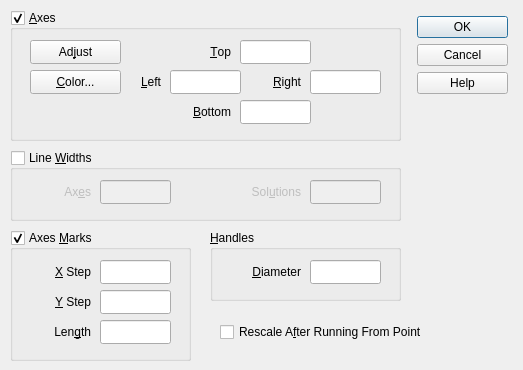
<?xml version="1.0" encoding="UTF-8"?>
<ui version="4.0">
 <class>DrawerSettings</class>
 <widget class="QDialog" name="DrawerSettings">
  <property name="windowModality">
   <enum>Qt::WindowModal</enum>
  </property>
  <property name="geometry">
   <rect>
    <x>0</x>
    <y>0</y>
    <width>523</width>
    <height>370</height>
   </rect>
  </property>
  <property name="sizePolicy">
   <sizepolicy hsizetype="Fixed" vsizetype="Fixed">
    <horstretch>0</horstretch>
    <verstretch>0</verstretch>
   </sizepolicy>
  </property>
  <property name="minimumSize">
   <size>
    <width>523</width>
    <height>370</height>
   </size>
  </property>
  <property name="maximumSize">
   <size>
    <width>523</width>
    <height>370</height>
   </size>
  </property>
  <property name="windowTitle">
   <string>2D Drawer Settings</string>
  </property>
  <property name="windowIcon">
   <iconset resource="runge.qrc">
    <normaloff>:/Runge/Resources/16x16/wrench.png</normaloff>:/Runge/Resources/16x16/wrench.png</iconset>
  </property>
  <property name="toolTip">
   <string/>
  </property>
  <widget class="QGroupBox" name="groupBoxAxesMarks">
   <property name="geometry">
    <rect>
     <x>10</x>
     <y>230</y>
     <width>181</width>
     <height>131</height>
    </rect>
   </property>
   <property name="sizePolicy">
    <sizepolicy hsizetype="Preferred" vsizetype="Preferred">
     <horstretch>0</horstretch>
     <verstretch>0</verstretch>
    </sizepolicy>
   </property>
   <property name="toolTip">
    <string>Show axes marks</string>
   </property>
   <property name="title">
    <string>Axes &amp;Marks</string>
   </property>
   <property name="flat">
    <bool>false</bool>
   </property>
   <property name="checkable">
    <bool>true</bool>
   </property>
   <property name="checked">
    <bool>true</bool>
   </property>
   <widget class="QLabel" name="label_5">
    <property name="geometry">
     <rect>
      <x>10</x>
      <y>30</y>
      <width>71</width>
      <height>24</height>
     </rect>
    </property>
    <property name="text">
     <string>&amp;X Step</string>
    </property>
    <property name="alignment">
     <set>Qt::AlignRight|Qt::AlignTrailing|Qt::AlignVCenter</set>
    </property>
    <property name="buddy">
     <cstring>lineEditStepX</cstring>
    </property>
   </widget>
   <widget class="QLineEdit" name="lineEditStepX">
    <property name="geometry">
     <rect>
      <x>90</x>
      <y>30</y>
      <width>71</width>
      <height>24</height>
     </rect>
    </property>
    <property name="toolTip">
     <string>Distance between X axis marks</string>
    </property>
   </widget>
   <widget class="QLabel" name="label_6">
    <property name="geometry">
     <rect>
      <x>10</x>
      <y>60</y>
      <width>71</width>
      <height>24</height>
     </rect>
    </property>
    <property name="text">
     <string>&amp;Y Step</string>
    </property>
    <property name="alignment">
     <set>Qt::AlignRight|Qt::AlignTrailing|Qt::AlignVCenter</set>
    </property>
    <property name="buddy">
     <cstring>lineEditStepY</cstring>
    </property>
   </widget>
   <widget class="QLineEdit" name="lineEditStepY">
    <property name="geometry">
     <rect>
      <x>90</x>
      <y>60</y>
      <width>71</width>
      <height>24</height>
     </rect>
    </property>
    <property name="toolTip">
     <string>Distance between Y axis marks</string>
    </property>
   </widget>
   <widget class="QLineEdit" name="lineEditMarkLength">
    <property name="geometry">
     <rect>
      <x>90</x>
      <y>90</y>
      <width>71</width>
      <height>24</height>
     </rect>
    </property>
    <property name="toolTip">
     <string>Axes marks length on screen and images (in pixels)</string>
    </property>
   </widget>
   <widget class="QLabel" name="label_7">
    <property name="geometry">
     <rect>
      <x>10</x>
      <y>90</y>
      <width>71</width>
      <height>24</height>
     </rect>
    </property>
    <property name="text">
     <string>Len&amp;gth</string>
    </property>
    <property name="alignment">
     <set>Qt::AlignRight|Qt::AlignTrailing|Qt::AlignVCenter</set>
    </property>
    <property name="buddy">
     <cstring>lineEditMarkLength</cstring>
    </property>
   </widget>
  </widget>
  <widget class="QGroupBox" name="groupBoxAxes">
   <property name="geometry">
    <rect>
     <x>10</x>
     <y>10</y>
     <width>391</width>
     <height>131</height>
    </rect>
   </property>
   <property name="toolTip">
    <string>Show axes</string>
   </property>
   <property name="title">
    <string>&amp;Axes</string>
   </property>
   <property name="checkable">
    <bool>true</bool>
   </property>
   <property name="checked">
    <bool>true</bool>
   </property>
   <widget class="QLabel" name="label">
    <property name="geometry">
     <rect>
      <x>150</x>
      <y>30</y>
      <width>71</width>
      <height>24</height>
     </rect>
    </property>
    <property name="text">
     <string>&amp;Top</string>
    </property>
    <property name="alignment">
     <set>Qt::AlignRight|Qt::AlignTrailing|Qt::AlignVCenter</set>
    </property>
    <property name="buddy">
     <cstring>lineEditTopLength</cstring>
    </property>
   </widget>
   <widget class="QLineEdit" name="lineEditTopLength">
    <property name="geometry">
     <rect>
      <x>230</x>
      <y>30</y>
      <width>71</width>
      <height>24</height>
     </rect>
    </property>
    <property name="toolTip">
     <string>Top semi-axis length</string>
    </property>
   </widget>
   <widget class="QLineEdit" name="lineEditRightLength">
    <property name="geometry">
     <rect>
      <x>300</x>
      <y>60</y>
      <width>71</width>
      <height>24</height>
     </rect>
    </property>
    <property name="toolTip">
     <string>Right semi-axis length</string>
    </property>
   </widget>
   <widget class="QLabel" name="label_2">
    <property name="geometry">
     <rect>
      <x>230</x>
      <y>60</y>
      <width>61</width>
      <height>24</height>
     </rect>
    </property>
    <property name="text">
     <string>&amp;Right</string>
    </property>
    <property name="alignment">
     <set>Qt::AlignRight|Qt::AlignTrailing|Qt::AlignVCenter</set>
    </property>
    <property name="buddy">
     <cstring>lineEditRightLength</cstring>
    </property>
   </widget>
   <widget class="QLabel" name="label_3">
    <property name="geometry">
     <rect>
      <x>140</x>
      <y>90</y>
      <width>81</width>
      <height>24</height>
     </rect>
    </property>
    <property name="text">
     <string>&amp;Bottom</string>
    </property>
    <property name="alignment">
     <set>Qt::AlignRight|Qt::AlignTrailing|Qt::AlignVCenter</set>
    </property>
    <property name="buddy">
     <cstring>lineEditBottomLength</cstring>
    </property>
   </widget>
   <widget class="QLineEdit" name="lineEditBottomLength">
    <property name="geometry">
     <rect>
      <x>230</x>
      <y>90</y>
      <width>71</width>
      <height>24</height>
     </rect>
    </property>
    <property name="toolTip">
     <string>Bottom semi-axis length</string>
    </property>
   </widget>
   <widget class="QLabel" name="label_4">
    <property name="geometry">
     <rect>
      <x>110</x>
      <y>60</y>
      <width>41</width>
      <height>24</height>
     </rect>
    </property>
    <property name="text">
     <string>&amp;Left</string>
    </property>
    <property name="alignment">
     <set>Qt::AlignRight|Qt::AlignTrailing|Qt::AlignVCenter</set>
    </property>
    <property name="buddy">
     <cstring>lineEditLeftLength</cstring>
    </property>
   </widget>
   <widget class="QLineEdit" name="lineEditLeftLength">
    <property name="geometry">
     <rect>
      <x>160</x>
      <y>60</y>
      <width>71</width>
      <height>24</height>
     </rect>
    </property>
    <property name="toolTip">
     <string>Left semi-axis length</string>
    </property>
   </widget>
   <widget class="QPushButton" name="pushButtonAdjustLengths">
    <property name="geometry">
     <rect>
      <x>20</x>
      <y>30</y>
      <width>91</width>
      <height>24</height>
     </rect>
    </property>
    <property name="toolTip">
     <string>Reset all axes lengths to fit current graph</string>
    </property>
    <property name="text">
     <string>Ad&amp;just</string>
    </property>
   </widget>
   <widget class="QPushButton" name="pushButtonAxesColor">
    <property name="geometry">
     <rect>
      <x>20</x>
      <y>60</y>
      <width>91</width>
      <height>24</height>
     </rect>
    </property>
    <property name="toolTip">
     <string>Set axes color</string>
    </property>
    <property name="text">
     <string>&amp;Color...</string>
    </property>
   </widget>
  </widget>
  <widget class="QDialogButtonBox" name="buttonBox">
   <property name="geometry">
    <rect>
     <x>417</x>
     <y>16</y>
     <width>91</width>
     <height>101</height>
    </rect>
   </property>
   <property name="orientation">
    <enum>Qt::Vertical</enum>
   </property>
   <property name="standardButtons">
    <set>QDialogButtonBox::Cancel|QDialogButtonBox::Help|QDialogButtonBox::Ok</set>
   </property>
   <property name="centerButtons">
    <bool>false</bool>
   </property>
  </widget>
  <widget class="QCheckBox" name="checkBoxRescaleAfterRunningFromPoint">
   <property name="geometry">
    <rect>
     <x>220</x>
     <y>320</y>
     <width>291</width>
     <height>24</height>
    </rect>
   </property>
   <property name="toolTip">
    <string>Rescale to fit everything after each new soluttion added</string>
   </property>
   <property name="text">
    <string>Rescale A&amp;fter Running From Point</string>
   </property>
  </widget>
  <widget class="QGroupBox" name="groupBoxHandles">
   <property name="geometry">
    <rect>
     <x>210</x>
     <y>230</y>
     <width>191</width>
     <height>71</height>
    </rect>
   </property>
   <property name="title">
    <string>&amp;Handles</string>
   </property>
   <widget class="QLineEdit" name="lineEditHandleDiameter">
    <property name="geometry">
     <rect>
      <x>100</x>
      <y>30</y>
      <width>71</width>
      <height>24</height>
     </rect>
    </property>
    <property name="toolTip">
     <string>Solution handles diameter on screen and images (in pixels)</string>
    </property>
   </widget>
   <widget class="QLabel" name="label_10">
    <property name="geometry">
     <rect>
      <x>0</x>
      <y>30</y>
      <width>91</width>
      <height>24</height>
     </rect>
    </property>
    <property name="text">
     <string>&amp;Diameter</string>
    </property>
    <property name="alignment">
     <set>Qt::AlignRight|Qt::AlignTrailing|Qt::AlignVCenter</set>
    </property>
    <property name="buddy">
     <cstring>lineEditHandleDiameter</cstring>
    </property>
   </widget>
  </widget>
  <widget class="QGroupBox" name="groupBoxLineWidths">
   <property name="geometry">
    <rect>
     <x>10</x>
     <y>150</y>
     <width>391</width>
     <height>71</height>
    </rect>
   </property>
   <property name="toolTip">
    <string>Assign width to lines, 0 means no width at any scale</string>
   </property>
   <property name="title">
    <string>Line &amp;Widths</string>
   </property>
   <property name="checkable">
    <bool>true</bool>
   </property>
   <property name="checked">
    <bool>false</bool>
   </property>
   <widget class="QLineEdit" name="lineEditAxesWidth">
    <property name="geometry">
     <rect>
      <x>90</x>
      <y>30</y>
      <width>71</width>
      <height>24</height>
     </rect>
    </property>
    <property name="toolTip">
     <string>Axes width on screen and images (in coordinate units)</string>
    </property>
   </widget>
   <widget class="QLabel" name="label_8">
    <property name="geometry">
     <rect>
      <x>10</x>
      <y>30</y>
      <width>71</width>
      <height>24</height>
     </rect>
    </property>
    <property name="text">
     <string>Ax&amp;es</string>
    </property>
    <property name="alignment">
     <set>Qt::AlignRight|Qt::AlignTrailing|Qt::AlignVCenter</set>
    </property>
    <property name="buddy">
     <cstring>lineEditAxesWidth</cstring>
    </property>
   </widget>
   <widget class="QLabel" name="label_9">
    <property name="geometry">
     <rect>
      <x>190</x>
      <y>30</y>
      <width>101</width>
      <height>24</height>
     </rect>
    </property>
    <property name="text">
     <string>Sol&amp;utions</string>
    </property>
    <property name="alignment">
     <set>Qt::AlignRight|Qt::AlignTrailing|Qt::AlignVCenter</set>
    </property>
    <property name="buddy">
     <cstring>lineEditSolutionsWidth</cstring>
    </property>
   </widget>
   <widget class="QLineEdit" name="lineEditSolutionsWidth">
    <property name="geometry">
     <rect>
      <x>300</x>
      <y>30</y>
      <width>71</width>
      <height>24</height>
     </rect>
    </property>
    <property name="toolTip">
     <string>Solutions width on screen and images (in coordinate units)</string>
    </property>
   </widget>
  </widget>
 </widget>
 <layoutdefault spacing="6" margin="11"/>
 <tabstops>
  <tabstop>groupBoxAxes</tabstop>
  <tabstop>pushButtonAdjustLengths</tabstop>
  <tabstop>pushButtonAxesColor</tabstop>
  <tabstop>lineEditLeftLength</tabstop>
  <tabstop>lineEditTopLength</tabstop>
  <tabstop>lineEditBottomLength</tabstop>
  <tabstop>lineEditRightLength</tabstop>
  <tabstop>groupBoxLineWidths</tabstop>
  <tabstop>lineEditAxesWidth</tabstop>
  <tabstop>lineEditSolutionsWidth</tabstop>
  <tabstop>groupBoxAxesMarks</tabstop>
  <tabstop>lineEditStepX</tabstop>
  <tabstop>lineEditStepY</tabstop>
  <tabstop>lineEditMarkLength</tabstop>
  <tabstop>lineEditHandleDiameter</tabstop>
  <tabstop>checkBoxRescaleAfterRunningFromPoint</tabstop>
  <tabstop>buttonBox</tabstop>
 </tabstops>
 <resources>
  <include location="runge.qrc"/>
 </resources>
 <connections>
  <connection>
   <sender>buttonBox</sender>
   <signal>accepted()</signal>
   <receiver>DrawerSettings</receiver>
   <slot>accept()</slot>
   <hints>
    <hint type="sourcelabel">
     <x>471</x>
     <y>50</y>
    </hint>
    <hint type="destinationlabel">
     <x>535</x>
     <y>118</y>
    </hint>
   </hints>
  </connection>
  <connection>
   <sender>buttonBox</sender>
   <signal>rejected()</signal>
   <receiver>DrawerSettings</receiver>
   <slot>reject()</slot>
   <hints>
    <hint type="sourcelabel">
     <x>437</x>
     <y>68</y>
    </hint>
    <hint type="destinationlabel">
     <x>485</x>
     <y>153</y>
    </hint>
   </hints>
  </connection>
 </connections>
</ui>
